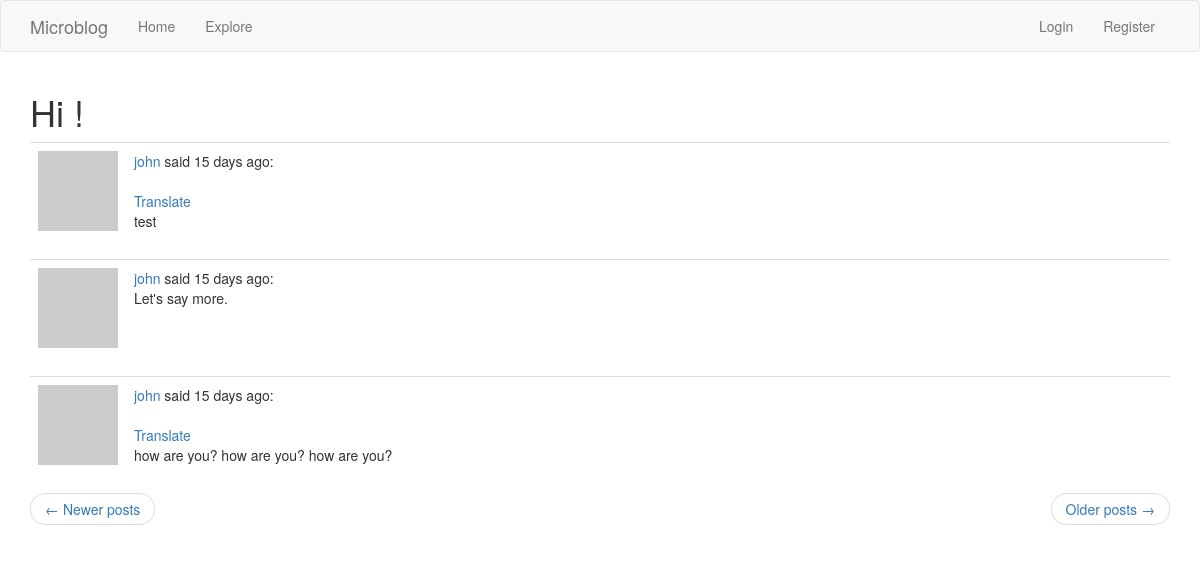
/explore?page=3, run on the app's committed database.
### app/models.py (models this page shows, shortened)
class SearchableMixin(object):
    @classmethod
    def search(cls, expression, page, per_page):
        ids, total = query_index(cls.__tablename__, expression, page, per_page)
        if total == 0:
            return cls.query.filter_by(id=0), 0
        when = []
        for i in range(len(ids)):
            when.append((ids[i], i))
        return cls.query.filter(cls.id.in_(ids)).order_by(
            db.case(when, value=cls.id)), total

class Post(SearchableMixin, db.Model):
    __searchable__ = ['body']
    id = db.Column(db.Integer, primary_key=True)
    body = db.Column(db.String(140))
    timestamp = db.Column(db.DateTime, index=True, default=datetime.utcnow)
    language = db.Column(db.String(5))
    user_id = db.Column(db.Integer, db.ForeignKey('user.id'))

### app/main/routes.py (the view)
@bp.route('/explore')
def explore():
    page = request.args.get('page', 1, type=int)
    posts = Post.query.order_by(Post.timestamp.desc()).paginate(
        page, current_app.config['POSTS_PER_PAGE'], False)
    next_url = url_for('main.explore', page=posts.next_num) \
        if posts.has_next else None
    prev_url = url_for('main.explore', page=posts.prev_num) \
        if posts.has_prev else None
    return render_template('index.html', title='Explore', posts=posts.items, next_url=next_url, prev_url=prev_url)

### app/main/routes.py (called while the page is built)
@bp.before_request
def before_request():
    g.locale = str(get_locale())
    if current_user.is_authenticated:
        current_user.last_seen = datetime.utcnow()
        db.session.commit()

### app/models.py (called while the page is built)
    def avatar(self, size):
        digest = md5(self.email.lower().encode('utf-8')).hexdigest()
        return 'https://www.gravatar.com/avatar/{}?d=identicon&s={}'.format(
            digest, size)

### app/templates/index.html (shortened to what this page needs)
{% extends "base.html" %}
{% import 'bootstrap/wtf.html' as wtf %}
{% block app_content %}
    <h1>Hi{% if not current_user.is_anonymous %}, {{ current_user.username }}{% endif %} !</h1>
    {% for post in posts %}
    {% include '_post.html' %}
    {% endfor %}
    <nav aria-label="...">
        <ul class="pager">
            <li class="previous{% if not prev_url %} disabled{% endif %}">
                <a href="{{ prev_url or '#' }}">
                    <span aria-hidden="true">&larr;</span> Newer posts
                </a>
            </li>
            <li class="next{% if not next_url %} disabled{% endif %}">
                <a href="{{ next_url or '#' }}">
                    Older posts <span aria-hidden="true">&rarr;</span>
                </a>
            </li>
        </ul>
    </nav>
{% endblock %}

### app/templates/_post.html (shortened to what this page needs)
<table class="table table-hover">
    <tr>
        <td width="70px">
            <a href="{{ url_for('main.user', username=post.author.username) }}">
                <img src="{{ post.author.avatar(70) }}" />
            </a>
        </td>
        <td>
            {{ _('%(username)s said %(when)s', username=user_link, when=moment(post.timestamp).fromNow()) }}:
                {% if post.language and post.language != g.locale %}
                <br><br>
                <span id="translation{{ post.id }}">
                    <a href="javascript:translate(
                                '#post{{ post.id }}',
                                '#translation{{ post.id }}',
                                '{{ g.locale }}');">{{ _('Translate') }}</a>
                </span>
                {% endif %}
            <br>
            <span id="post{{ post.id }}">{{ post.body }}</span>
        </td>
    </tr>
</table>

### data on the page
Post: body "test"
Post: body "Let's say more."
Post: body "how are you? how are you? how are you?"
